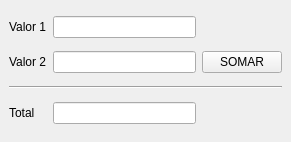
<?xml version="1.0" encoding="UTF-8"?>
<ui version="4.0">
 <class>MainWindow</class>
 <widget class="QMainWindow" name="MainWindow">
  <property name="geometry">
   <rect>
    <x>0</x>
    <y>0</y>
    <width>291</width>
    <height>142</height>
   </rect>
  </property>
  <property name="windowTitle">
   <string>Somador</string>
  </property>
  <widget class="QWidget" name="centralwidget">
   <layout class="QGridLayout" name="gridLayout">
    <item row="0" column="0">
     <widget class="QLabel" name="label_v1">
      <property name="text">
       <string>Valor 1</string>
      </property>
     </widget>
    </item>
    <item row="0" column="1">
     <widget class="QLineEdit" name="lineEdit_v1"/>
    </item>
    <item row="1" column="0">
     <widget class="QLabel" name="label_v2">
      <property name="text">
       <string>Valor 2</string>
      </property>
     </widget>
    </item>
    <item row="1" column="1">
     <widget class="QLineEdit" name="lineEdit_2_v2"/>
    </item>
    <item row="1" column="2">
     <widget class="QPushButton" name="pushButton_somar">
      <property name="text">
       <string>SOMAR</string>
      </property>
     </widget>
    </item>
    <item row="2" column="0" colspan="3">
     <widget class="Line" name="line">
      <property name="orientation">
       <enum>Qt::Horizontal</enum>
      </property>
     </widget>
    </item>
    <item row="3" column="0">
     <widget class="QLabel" name="label_total">
      <property name="text">
       <string>Total</string>
      </property>
     </widget>
    </item>
    <item row="3" column="1">
     <widget class="QLineEdit" name="lineEdit_total">
      <property name="readOnly">
       <bool>true</bool>
      </property>
     </widget>
    </item>
   </layout>
  </widget>
 </widget>
 <resources/>
 <connections/>
</ui>
